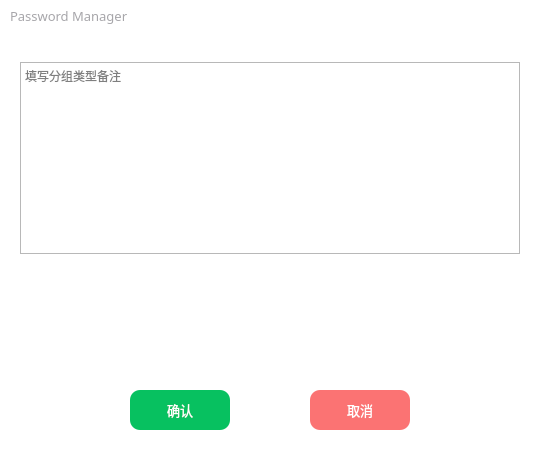
<?xml version="1.0" encoding="UTF-8"?>
<ui version="4.0">
 <class>GroupTypeDialog</class>
 <widget class="QWidget" name="GroupTypeDialog">
  <property name="geometry">
   <rect>
    <x>0</x>
    <y>0</y>
    <width>540</width>
    <height>450</height>
   </rect>
  </property>
  <property name="minimumSize">
   <size>
    <width>540</width>
    <height>450</height>
   </size>
  </property>
  <property name="maximumSize">
   <size>
    <width>540</width>
    <height>450</height>
   </size>
  </property>
  <property name="windowTitle">
   <string>Form</string>
  </property>
  <layout class="QGridLayout" name="dialogGridLayout">
   <property name="leftMargin">
    <number>0</number>
   </property>
   <property name="topMargin">
    <number>0</number>
   </property>
   <property name="rightMargin">
    <number>0</number>
   </property>
   <property name="bottomMargin">
    <number>0</number>
   </property>
   <property name="spacing">
    <number>0</number>
   </property>
   <item row="0" column="0">
    <widget class="QWidget" name="mainWidget" native="true">
     <property name="styleSheet">
      <string notr="true">QWidget#mainWidget{background:white;}</string>
     </property>
     <layout class="QGridLayout" name="mainWidgetGridLayout">
      <property name="leftMargin">
       <number>0</number>
      </property>
      <property name="topMargin">
       <number>0</number>
      </property>
      <property name="rightMargin">
       <number>0</number>
      </property>
      <property name="bottomMargin">
       <number>10</number>
      </property>
      <property name="spacing">
       <number>0</number>
      </property>
      <item row="3" column="0" colspan="2">
       <widget class="QWidget" name="centerWidget" native="true">
        <layout class="QGridLayout" name="centerWidgetGridLayout">
         <property name="leftMargin">
          <number>20</number>
         </property>
         <property name="topMargin">
          <number>10</number>
         </property>
         <property name="rightMargin">
          <number>20</number>
         </property>
         <property name="bottomMargin">
          <number>10</number>
         </property>
         <property name="spacing">
          <number>0</number>
         </property>
         <item row="0" column="0">
          <layout class="QVBoxLayout" name="centerLeftLayout">
           <property name="spacing">
            <number>20</number>
           </property>
           <item>
            <layout class="QVBoxLayout" name="infoLayout"/>
           </item>
           <item>
            <widget class="QTextEdit" name="describe">
             <property name="maximumSize">
              <size>
               <width>16777215</width>
               <height>16777215</height>
              </size>
             </property>
             <property name="font">
              <font>
               <family>黑体</family>
              </font>
             </property>
             <property name="placeholderText">
              <string>填写分组类型备注</string>
             </property>
            </widget>
           </item>
           <item>
            <spacer name="verticalSpacer_3">
             <property name="orientation">
              <enum>Qt::Vertical</enum>
             </property>
             <property name="sizeHint" stdset="0">
              <size>
               <width>20</width>
               <height>40</height>
              </size>
             </property>
            </spacer>
           </item>
          </layout>
         </item>
        </layout>
       </widget>
      </item>
      <item row="1" column="0" colspan="2">
       <widget class="QWidget" name="titleBarWidget" native="true">
        <property name="minimumSize">
         <size>
          <width>0</width>
          <height>32</height>
         </size>
        </property>
        <property name="maximumSize">
         <size>
          <width>16777215</width>
          <height>32</height>
         </size>
        </property>
        <property name="layoutDirection">
         <enum>Qt::LeftToRight</enum>
        </property>
        <layout class="QGridLayout" name="titleBarWidgetGridLayout">
         <property name="leftMargin">
          <number>0</number>
         </property>
         <property name="topMargin">
          <number>0</number>
         </property>
         <property name="rightMargin">
          <number>0</number>
         </property>
         <property name="bottomMargin">
          <number>0</number>
         </property>
         <property name="spacing">
          <number>0</number>
         </property>
         <item row="0" column="0">
          <layout class="QHBoxLayout" name="titleBarLayout">
           <property name="spacing">
            <number>0</number>
           </property>
           <property name="sizeConstraint">
            <enum>QLayout::SetMaximumSize</enum>
           </property>
           <property name="leftMargin">
            <number>10</number>
           </property>
           <item>
            <widget class="QLabel" name="dialogTitleLabel">
             <property name="font">
              <font>
               <family>黑体</family>
               <pointsize>10</pointsize>
              </font>
             </property>
             <property name="styleSheet">
              <string notr="true">color: rgb(167, 166, 170);</string>
             </property>
             <property name="text">
              <string>Password Manager</string>
             </property>
            </widget>
           </item>
           <item>
            <spacer name="titleBarLayoutHSpacer">
             <property name="orientation">
              <enum>Qt::Horizontal</enum>
             </property>
             <property name="sizeHint" stdset="0">
              <size>
               <width>40</width>
               <height>30</height>
              </size>
             </property>
            </spacer>
           </item>
           <item>
            <widget class="QPushButton" name="minimizeButton">
             <property name="minimumSize">
              <size>
               <width>31</width>
               <height>31</height>
              </size>
             </property>
             <property name="maximumSize">
              <size>
               <width>31</width>
               <height>31</height>
              </size>
             </property>
             <property name="cursor">
              <cursorShape>PointingHandCursor</cursorShape>
             </property>
             <property name="toolTip">
              <string>最小化</string>
             </property>
             <property name="styleSheet">
              <string notr="true">QPushButton{border:0px;
background:transparent;}
QPushButton:hover{border:0px;
background:transparent;background-color:#e2e2e2;}</string>
             </property>
             <property name="text">
              <string/>
             </property>
             <property name="icon">
              <iconset resource="../../qrc/custom/custom.qrc">
               <normaloff>:/custom/icons/minimize.png</normaloff>:/custom/icons/minimize.png</iconset>
             </property>
            </widget>
           </item>
           <item>
            <widget class="QPushButton" name="closeButton">
             <property name="minimumSize">
              <size>
               <width>31</width>
               <height>31</height>
              </size>
             </property>
             <property name="maximumSize">
              <size>
               <width>31</width>
               <height>31</height>
              </size>
             </property>
             <property name="font">
              <font>
               <family>Microsoft YaHei UI</family>
               <stylestrategy>PreferAntialias</stylestrategy>
              </font>
             </property>
             <property name="cursor">
              <cursorShape>PointingHandCursor</cursorShape>
             </property>
             <property name="toolTip">
              <string>关闭</string>
             </property>
             <property name="styleSheet">
              <string notr="true">QPushButton{border:0px;
background:transparent;}
QPushButton:hover{border:0px;
background:transparent;background-color:#fb7373;}</string>
             </property>
             <property name="text">
              <string/>
             </property>
             <property name="icon">
              <iconset resource="../../qrc/custom/custom.qrc">
               <normaloff>:/custom/icons/close.png</normaloff>:/custom/icons/close.png</iconset>
             </property>
            </widget>
           </item>
          </layout>
         </item>
        </layout>
       </widget>
      </item>
      <item row="2" column="0">
       <spacer name="verticalSpacer_2">
        <property name="orientation">
         <enum>Qt::Vertical</enum>
        </property>
        <property name="sizeType">
         <enum>QSizePolicy::Fixed</enum>
        </property>
        <property name="sizeHint" stdset="0">
         <size>
          <width>20</width>
          <height>20</height>
         </size>
        </property>
       </spacer>
      </item>
      <item row="5" column="0" colspan="2">
       <widget class="QWidget" name="bottomWidget" native="true">
        <property name="styleSheet">
         <string notr="true">QWidget#bottomWidget{background:white;}</string>
        </property>
        <layout class="QGridLayout" name="bottomWidgetGridLayout">
         <property name="leftMargin">
          <number>0</number>
         </property>
         <property name="topMargin">
          <number>0</number>
         </property>
         <property name="rightMargin">
          <number>0</number>
         </property>
         <property name="bottomMargin">
          <number>10</number>
         </property>
         <property name="spacing">
          <number>0</number>
         </property>
         <item row="0" column="0">
          <layout class="QHBoxLayout" name="bottomLayout">
           <item>
            <spacer name="bottomLayoutSpacerL">
             <property name="orientation">
              <enum>Qt::Horizontal</enum>
             </property>
             <property name="sizeHint" stdset="0">
              <size>
               <width>40</width>
               <height>20</height>
              </size>
             </property>
            </spacer>
           </item>
           <item>
            <layout class="QVBoxLayout" name="confirmLayout">
             <item>
              <layout class="QHBoxLayout" name="confirmButtonLayout">
               <item>
                <widget class="QPushButton" name="confirm">
                 <property name="minimumSize">
                  <size>
                   <width>100</width>
                   <height>40</height>
                  </size>
                 </property>
                 <property name="font">
                  <font>
                   <family>Microsoft YaHei UI</family>
                   <pointsize>10</pointsize>
                   <italic>false</italic>
                   <bold>false</bold>
                  </font>
                 </property>
                 <property name="cursor">
                  <cursorShape>PointingHandCursor</cursorShape>
                 </property>
                 <property name="styleSheet">
                  <string notr="true">QPushButton{border-radius:10px;font:10pt &quot;Microsoft YaHei UI&quot; ;color:#ffffff;background:#07c160}
QPushButton:hover{background-color: rgb(56, 205, 127);}</string>
                 </property>
                 <property name="text">
                  <string>确认</string>
                 </property>
                </widget>
               </item>
               <item>
                <spacer name="horizontalSpacer_3">
                 <property name="orientation">
                  <enum>Qt::Horizontal</enum>
                 </property>
                 <property name="sizeHint" stdset="0">
                  <size>
                   <width>40</width>
                   <height>20</height>
                  </size>
                 </property>
                </spacer>
               </item>
               <item>
                <spacer name="horizontalSpacer_5">
                 <property name="orientation">
                  <enum>Qt::Horizontal</enum>
                 </property>
                 <property name="sizeHint" stdset="0">
                  <size>
                   <width>40</width>
                   <height>20</height>
                  </size>
                 </property>
                </spacer>
               </item>
               <item>
                <widget class="QPushButton" name="cancel">
                 <property name="minimumSize">
                  <size>
                   <width>100</width>
                   <height>40</height>
                  </size>
                 </property>
                 <property name="font">
                  <font>
                   <family>Microsoft YaHei UI</family>
                   <pointsize>10</pointsize>
                   <italic>false</italic>
                   <bold>false</bold>
                  </font>
                 </property>
                 <property name="cursor">
                  <cursorShape>PointingHandCursor</cursorShape>
                 </property>
                 <property name="styleSheet">
                  <string notr="true">QPushButton{border-radius:10px;font:10pt &quot;Microsoft YaHei UI&quot; ;color:#ffffff;background:#fb7373}
QPushButton:hover{background-color: rgba(251, 115, 115,80%);}</string>
                 </property>
                 <property name="text">
                  <string>取消</string>
                 </property>
                </widget>
               </item>
              </layout>
             </item>
            </layout>
           </item>
           <item>
            <spacer name="bottomLayoutSpacerR">
             <property name="orientation">
              <enum>Qt::Horizontal</enum>
             </property>
             <property name="sizeHint" stdset="0">
              <size>
               <width>40</width>
               <height>20</height>
              </size>
             </property>
            </spacer>
           </item>
          </layout>
         </item>
        </layout>
       </widget>
      </item>
      <item row="4" column="1">
       <spacer name="verticalSpacer">
        <property name="orientation">
         <enum>Qt::Vertical</enum>
        </property>
        <property name="sizeType">
         <enum>QSizePolicy::Fixed</enum>
        </property>
        <property name="sizeHint" stdset="0">
         <size>
          <width>20</width>
          <height>20</height>
         </size>
        </property>
       </spacer>
      </item>
     </layout>
    </widget>
   </item>
  </layout>
 </widget>
 <resources>
  <include location="../../qrc/custom/custom.qrc"/>
 </resources>
 <connections/>
</ui>
